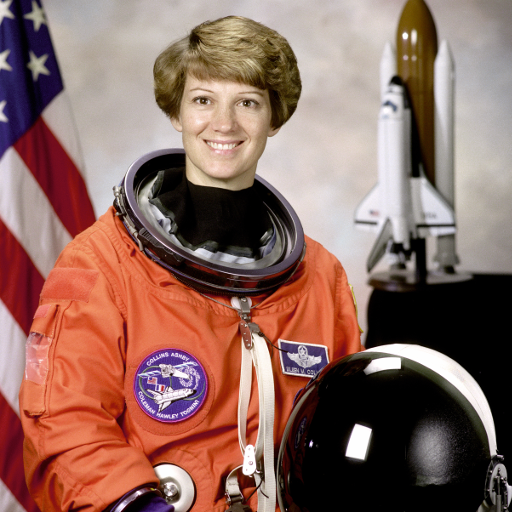
#> input picture images/photo.png, 512 x 512 px
$ python dct_demo.py
#> lines starting #> are read from the running program, lines starting #| are printed output that depends on the picture
### jpeg_core.py
# -*- coding: utf-8 -*-
"""Собственная реализация ядра кодера JPEG.

Реализованы все ступени стандарта, кроме формирования файлового
контейнера: переход в цветовое пространство YCbCr, субдискретизация
цветности по схеме 4:2:0, дискретное косинусное преобразование блоками
8x8, квантование по таблицам стандарта, зигзагообразный обход,
кодирование длин серий и код Хаффмана.

Объём результата вычисляется как длина энтропийно закодированного
потока. Дополнительно выполняется обратный ход, что позволяет измерить
качество восстановленного изображения.
"""

import heapq
from collections import Counter

import numpy as np

# --- Таблицы квантования стандарта (ISO/IEC 10918-1, приложение K) ---

QY = np.array([
    [16, 11, 10, 16,  24,  40,  51,  61],
    [12, 12, 14, 19,  26,  58,  60,  55],
    [14, 13, 16, 24,  40,  57,  69,  56],
    [14, 17, 22, 29,  51,  87,  80,  62],
    [18, 22, 37, 56,  68, 109, 103,  77],
    [24, 35, 55, 64,  81, 104, 113,  92],
    [49, 64, 78, 87, 103, 121, 120, 101],
    [72, 92, 95, 98, 112, 100, 103,  99],
], dtype=float)

QC = np.array([
    [17, 18, 24, 47, 99, 99, 99, 99],
    [18, 21, 26, 66, 99, 99, 99, 99],
    [24, 26, 56, 99, 99, 99, 99, 99],
    [47, 66, 99, 99, 99, 99, 99, 99],
    [99, 99, 99, 99, 99, 99, 99, 99],
    [99, 99, 99, 99, 99, 99, 99, 99],
    [99, 99, 99, 99, 99, 99, 99, 99],
    [99, 99, 99, 99, 99, 99, 99, 99],
], dtype=float)


def scale_table(base, quality):
    """Масштабирует таблицу квантования под заданное качество.

    Чем ниже качество, тем больше делители и тем больше коэффициентов
    обращается в нуль после округления.
    """
    quality = min(max(int(quality), 1), 100)
    scale = 5000.0 / quality if quality < 50 else 200.0 - quality * 2.0
    table = np.floor((base * scale + 50.0) / 100.0)
    return np.clip(table, 1, 255)


# --- Матрица дискретного косинусного преобразования ---

def dct_matrix():
    """Строит матрицу ДКП размера 8x8 по определению преобразования."""
    T = np.zeros((8, 8))
    for u in range(8):
        cu = np.sqrt(1.0 / 8.0) if u == 0 else np.sqrt(2.0 / 8.0)
        for x in range(8):
            T[u, x] = cu * np.cos((2 * x + 1) * u * np.pi / 16.0)
    return T


T8 = dct_matrix()


def dct2(block):
    """Прямое ДКП блока 8x8."""
    return T8 @ block @ T8.T


def idct2(coeffs):
    """Обратное ДКП блока 8x8."""
    return T8.T @ coeffs @ T8


# --- Зигзагообразный порядок обхода ---

def zigzag_order():
    """Порядок обхода коэффициентов от низких частот к высоким."""
    order = []
    for s in range(15):
        diag = [(r, s - r) for r in range(8) if 0 <= s - r < 8]
        if s % 2 == 0:
            diag.reverse()
        order.extend(diag)
#> further down, img is the input picture: shape (512, 512, 3); mean R, G, B 141.6, 105.8, 96.5
    return [r * 8 + c for r, c in order]


ZIGZAG = zigzag_order()


# --- Цветовое преобразование ---

def rgb_to_ycbcr(img):
    """Переход от RGB к YCbCr по формулам стандарта."""
    a = img.astype(float)
    R, G, B = a[:, :, 0], a[:, :, 1], a[:, :, 2]
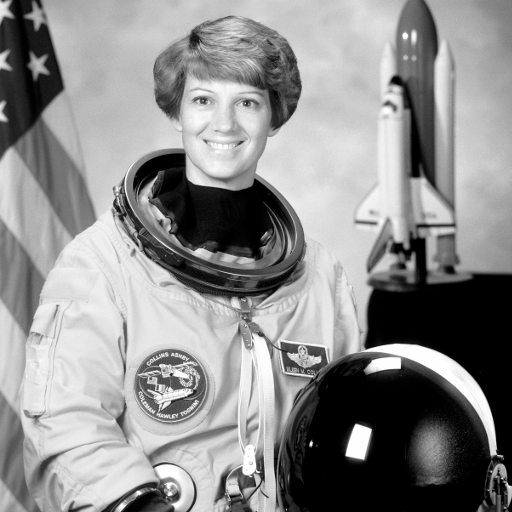
#> R: shape (512, 512) float64; min 0, max 255, mean 141.6
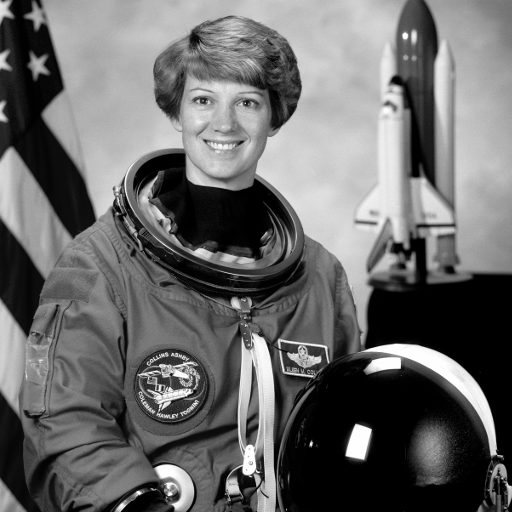
#> G: shape (512, 512) float64; min 0, max 255, mean 105.8
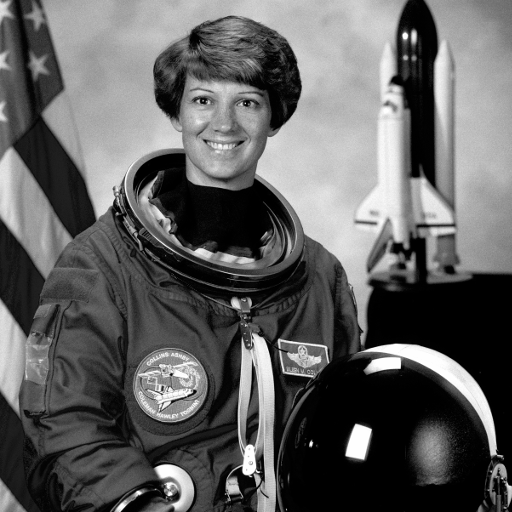
#> B: shape (512, 512) float64; min 0, max 255, mean 96.5
    Y = 0.299 * R + 0.587 * G + 0.114 * B
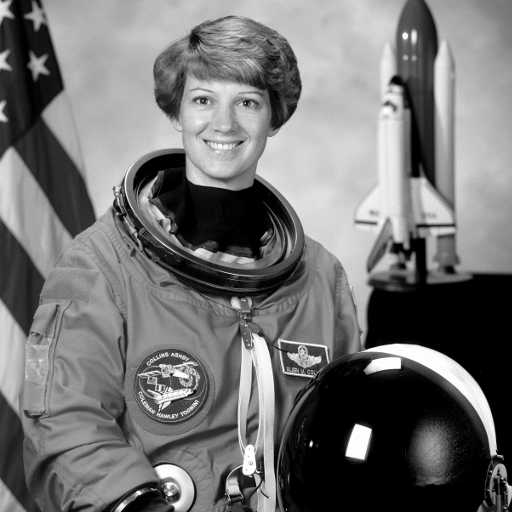
#> Y: shape (512, 512) float64; min 0, max 255, mean 115.4
    Cb = 128.0 - 0.168736 * R - 0.331264 * G + 0.5 * B
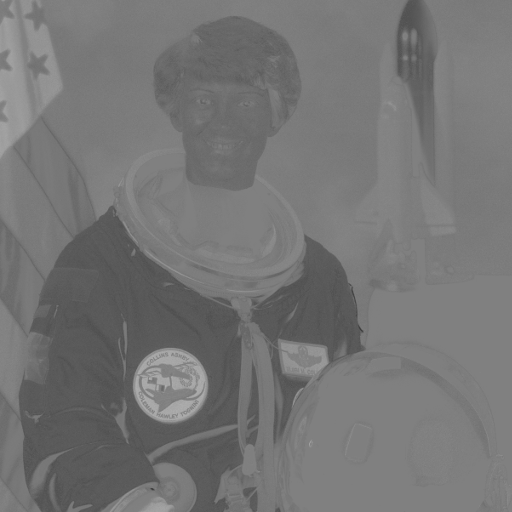
#> Cb: shape (512, 512) float64; min 61.09, max 175.4, mean 117.3
    Cr = 128.0 + 0.5 * R - 0.418688 * G - 0.081312 * B
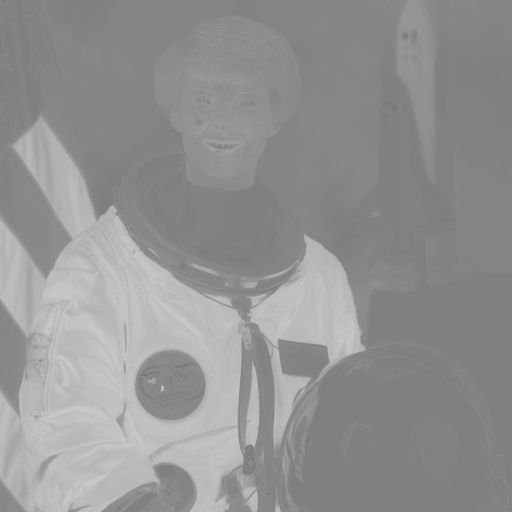
#> Cr: shape (512, 512) float64; min 116, max 204.3, mean 146.7
    return Y, Cb, Cr


# [40 lines left out: functions ycbcr_to_rgb, subsample, upsample, to_blocks, from_blocks, not called in this run]


# --- Энтропийное кодирование ---

def category(value):
    """Число бит, необходимое для записи значения (категория по стандарту)."""
    return int(value).bit_length() if value else 0


# [120 lines left out: functions code_lengths, scan_blocks, stream_bits, reconstruct, jpeg_encode, not called in this run]

### dct_demo.py
# -*- coding: utf-8 -*-
"""Рисунок: работа ДКП и квантования на реальном блоке 8x8.

Показывает четыре состояния одного и того же блока изображения:
исходные значения яркости, коэффициенты ДКП, таблицу квантования
и результат квантования, в котором большинство коэффициентов
обращается в нуль.

Размер картинки подобран под ширину полосы набора отчёта (17 см),
кегль совпадает с кеглем основного текста.
"""

import numpy as np
from PIL import Image
import matplotlib
matplotlib.use("Agg")
import matplotlib.pyplot as plt

from jpeg_core import dct2, scale_table, QY, rgb_to_ycbcr

TEXTWIDTH_IN = 17.0 / 2.54
FONT = 14.4

plt.rcParams.update({
    "font.family": "DejaVu Serif",
    "font.size": FONT,
    "figure.facecolor": "white",
    "text.color": "black",
})

QUALITY = 50
BY, BX = 24, 56           # координаты блока в единицах блоков 8x8

img = np.asarray(Image.open("images/photo.png").convert("RGB"))
Y, _, _ = rgb_to_ycbcr(img)
block = Y[BY * 8:BY * 8 + 8, BX * 8:BX * 8 + 8]

coeffs = dct2(block - 128.0)
Q = scale_table(QY, QUALITY)
quant = np.round(coeffs / Q)

PANELS = [
    (block,  "а) значения яркости",    "#2a78d6"),
    (coeffs, "б) коэффициенты ДКП",    "#2a78d6"),
    (Q,      "в) таблица квантования", "#52514e"),
    (quant,  "г) после квантования",   "#2a78d6"),
]

fig, axes = plt.subplots(2, 2, figsize=(TEXTWIDTH_IN, 7.3))

for ax, (data, title, hue) in zip(axes.ravel(), PANELS):
    weight = np.abs(data)
    weight = weight / weight.max() if weight.max() else weight
    for r in range(8):
        for c in range(8):
            v = data[r, c]
            v = 0.0 if abs(v) < 0.5 else v
            shade = 0.10 + 0.50 * weight[r, c] ** 0.45 if v != 0 else 0.0
            ax.add_patch(plt.Rectangle((c, -r - 1), 1, 1,
                                       facecolor=hue, alpha=shade,
                                       edgecolor="#b8b8b8", linewidth=0.6))
            ax.text(c + 0.5, -r - 0.5, f"{v:.0f}", ha="center", va="center",
                    fontsize=FONT,
                    color="#8a8a8a" if v == 0 else "black")
    ax.set_xlim(0, 8)
    ax.set_ylim(-8, 0)
    ax.set_aspect("equal")
    ax.axis("off")
    ax.set_title(title, fontsize=FONT, pad=6)
#> this loop made 4 passes
#> (title, hue) on passes 1 to 4: ('а) значения яркости', '#2a78d6'), ('б) коэффициенты ДКП', '#2a78d6'), ('в) таблица квантования', '#52514e'), ('г) после квантования', '#2a78d6')

zeros = int((quant == 0).sum())
#> zeros = 55
fig.subplots_adjust(left=0.0, right=1.0, top=0.95, bottom=0.02,
                    wspace=0.035, hspace=0.10)
fig.savefig("dct_demo.png", dpi=200)
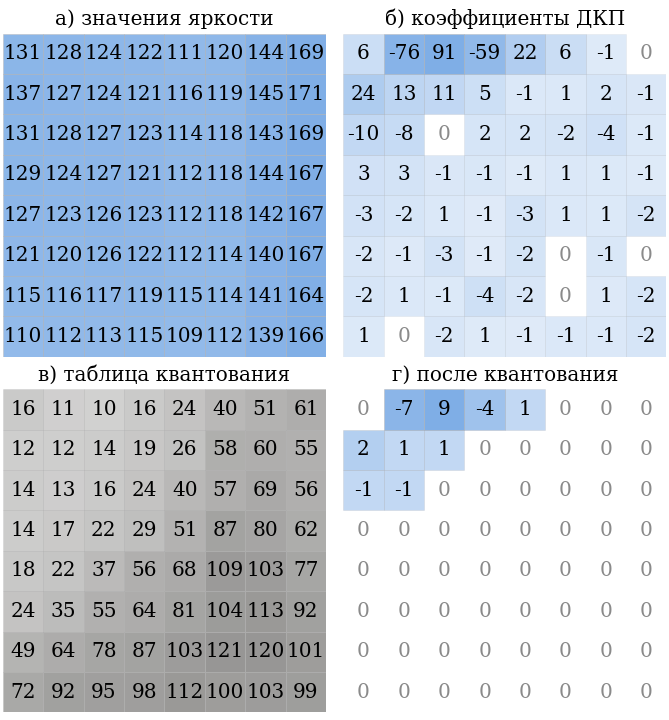
#> figure drawn by matplotlib, 4 panels
print(f"сохранено: dct_demo.png | нулей после квантования: {zeros} из 64")
#| сохранено: dct_demo.png | нулей после квантования: 55 из 64
print(f"наибольший по модулю коэффициент ДКП: {coeffs[np.unravel_index(np.abs(coeffs).argmax(), coeffs.shape)]:.0f}")
#| наибольший по модулю коэффициент ДКП: 91
print(f"яркость в блоке: от {block.min():.0f} до {block.max():.0f}")
#| яркость в блоке: от 109 до 171
print(f"F(0,0) = {coeffs[0,0]:.0f}, Q(0,0) = {Q[0,0]:.0f} -> {quant[0,0]:.0f}")
#| F(0,0) = 6, Q(0,0) = 16 -> 0

$ run again, with images/texture.png copied over images/photo.png
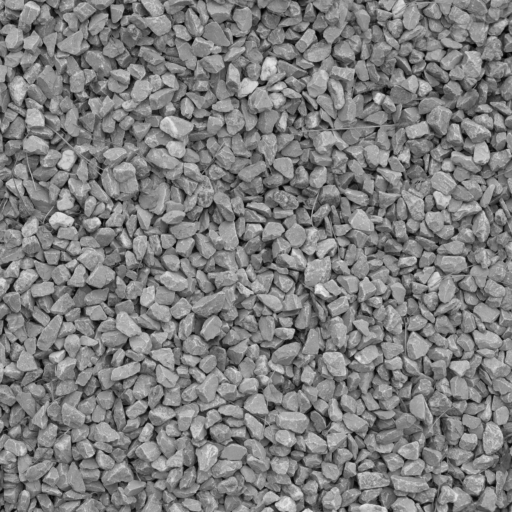
#> input picture images/texture.png, 512 x 512 px
#> img is the input picture: shape (512, 512, 3); min 0, max 237, mean 126.5
#> in rgb_to_ycbcr, `Cb = 128.0 - 0.168736 * R - 0.331264 * G + 0.5 * B`:
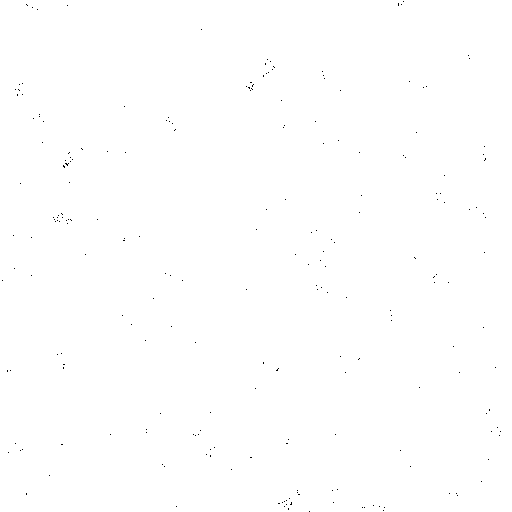
#> Cb: shape (512, 512) float64; values 128 (black) and 128 (white), 99.9% white; black in thin lines or dots
#> the loop `for ax, (data, title, hue) in zip(axes.ravel(), PANELS):` made 4 passes
#> (title, hue) on passes 1 to 4: ('а) значения яркости', '#2a78d6'), ('б) коэффициенты ДКП', '#2a78d6'), ('в) таблица квантования', '#52514e'), ('г) после квантования', '#2a78d6')
#> zeros = 43
#> `fig.savefig("dct_demo.png", dpi=200)`:
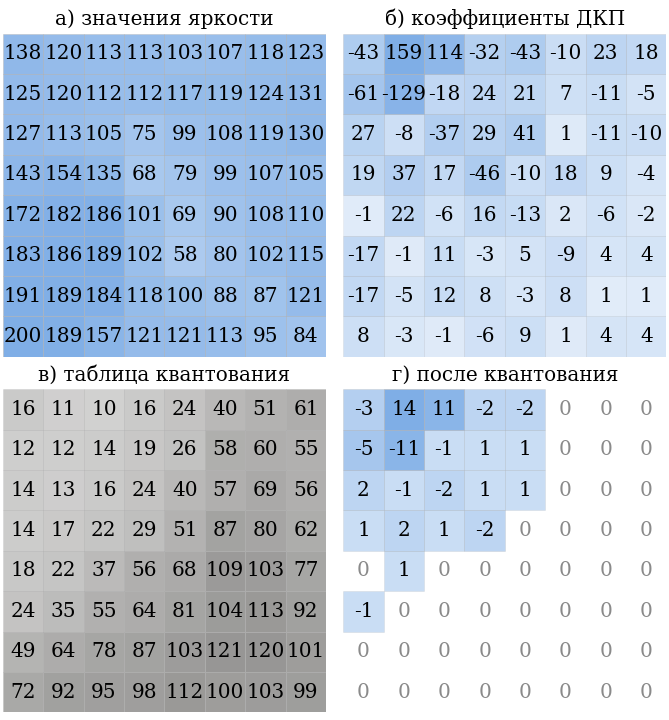
#> figure drawn by matplotlib, 4 panels
#| сохранено: dct_demo.png | нулей после квантования: 43 из 64
#| наибольший по модулю коэффициент ДКП: 159
#| яркость в блоке: от 58 до 200
#| F(0,0) = -43, Q(0,0) = 16 -> -3
